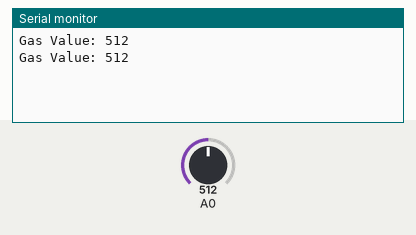
A sketch run on a simulated Arduino Uno, built with avr-gcc and run on an emulated ATmega328P. Parts: the last lines printed to the serial monitor. The test bench sets the inputs (shaded band); at power-on: A0 = 512.

Above: at 1.8 s.
1.9 s: A0 set to 716
At 2.6 s:
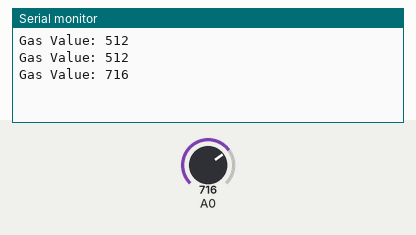
3.4 s: A0 set to 900
At 4.8 s:
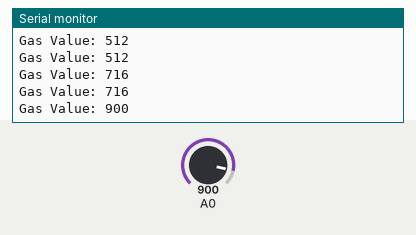
Timing chart, 0 to 6.4 s (numbered marks = the images above; inputs shaded):
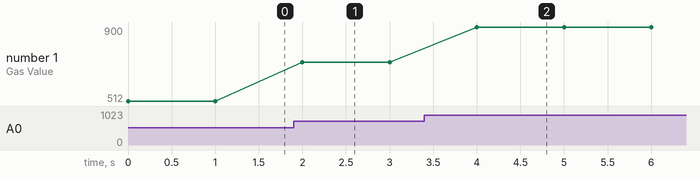

Measured:
- after the input at 1.9 s, the serial monitor: prints a new line after 0.10 s (image 1)
- after the input at 3.4 s, the serial monitor: prints a new line after 0.60 s (image 2)
- plotted number 1: 512 → 716 after the input at 1.9 s, 716 → 900 after the input at 3.4 s

The sketch:

GO_Kart_MQ_Series_-_GAS_Sensor_Project_4.ino
```cpp
void setup() {
  Serial.begin(9600);
}

void loop() {
  int gasValue = analogRead(A0);

  Serial.print("Gas Value: ");
  Serial.println(gasValue);

  delay(1000);
}
```
